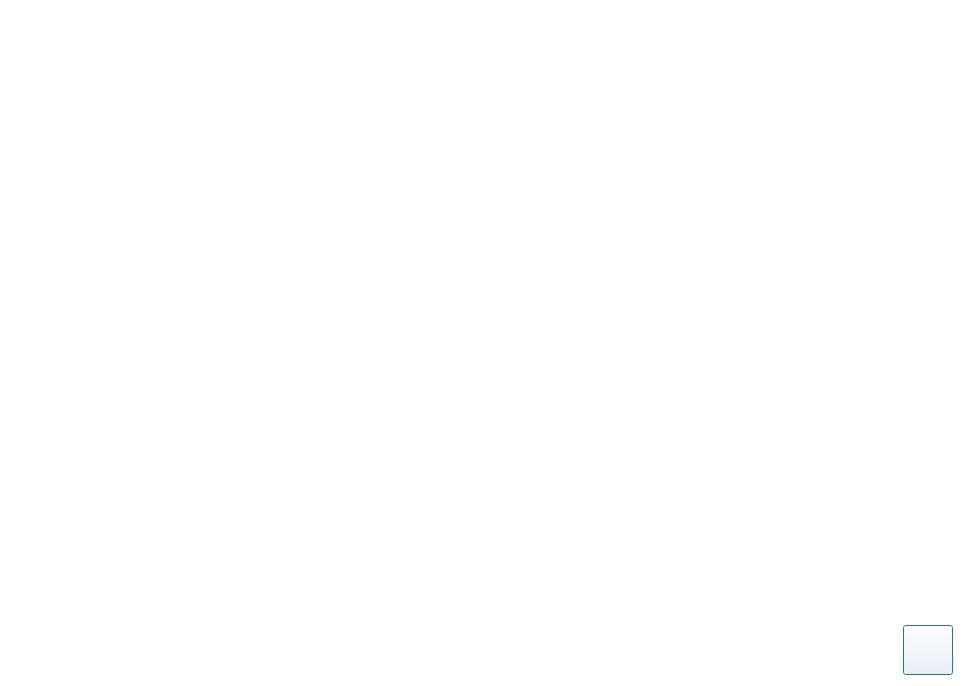
<?xml version="1.0" encoding="UTF-8"?>
<ui version="4.0">
 <class>DlgConfigMobile</class>
 <widget class="QDialog" name="DlgConfigMobile">
  <property name="geometry">
   <rect>
    <x>0</x>
    <y>0</y>
    <width>964</width>
    <height>686</height>
   </rect>
  </property>
  <property name="windowTitle">
   <string>Dialog</string>
  </property>
  <property name="styleSheet">
   <string notr="true">background:white</string>
  </property>
  <layout class="QVBoxLayout" name="verticalLayout">
   <item>
    <spacer name="verticalSpacer">
     <property name="orientation">
      <enum>Qt::Vertical</enum>
     </property>
     <property name="sizeHint" stdset="0">
      <size>
       <width>20</width>
       <height>287</height>
      </size>
     </property>
    </spacer>
   </item>
   <item>
    <widget class="QWidget" name="widget_2" native="true">
     <property name="sizePolicy">
      <sizepolicy hsizetype="Expanding" vsizetype="Expanding">
       <horstretch>0</horstretch>
       <verstretch>0</verstretch>
      </sizepolicy>
     </property>
     <property name="minimumSize">
      <size>
       <width>0</width>
       <height>0</height>
      </size>
     </property>
     <layout class="QHBoxLayout" name="horizontalLayout_3">
      <property name="leftMargin">
       <number>0</number>
      </property>
      <property name="topMargin">
       <number>0</number>
      </property>
      <property name="rightMargin">
       <number>0</number>
      </property>
      <property name="bottomMargin">
       <number>0</number>
      </property>
      <item>
       <layout class="QHBoxLayout" name="hl">
        <property name="spacing">
         <number>40</number>
        </property>
       </layout>
      </item>
     </layout>
    </widget>
   </item>
   <item>
    <spacer name="verticalSpacer_2">
     <property name="orientation">
      <enum>Qt::Vertical</enum>
     </property>
     <property name="sizeHint" stdset="0">
      <size>
       <width>297</width>
       <height>287</height>
      </size>
     </property>
    </spacer>
   </item>
   <item>
    <widget class="QWidget" name="widget" native="true">
     <layout class="QHBoxLayout" name="horizontalLayout">
      <property name="spacing">
       <number>6</number>
      </property>
      <property name="leftMargin">
       <number>0</number>
      </property>
      <property name="topMargin">
       <number>0</number>
      </property>
      <property name="rightMargin">
       <number>0</number>
      </property>
      <property name="bottomMargin">
       <number>0</number>
      </property>
      <item>
       <spacer name="horizontalSpacer_3">
        <property name="orientation">
         <enum>Qt::Horizontal</enum>
        </property>
        <property name="sizeHint" stdset="0">
         <size>
          <width>40</width>
          <height>20</height>
         </size>
        </property>
       </spacer>
      </item>
      <item>
       <widget class="QPushButton" name="btnClose">
        <property name="sizePolicy">
         <sizepolicy hsizetype="Minimum" vsizetype="Minimum">
          <horstretch>0</horstretch>
          <verstretch>0</verstretch>
         </sizepolicy>
        </property>
        <property name="minimumSize">
         <size>
          <width>50</width>
          <height>50</height>
         </size>
        </property>
        <property name="maximumSize">
         <size>
          <width>50</width>
          <height>50</height>
         </size>
        </property>
        <property name="text">
         <string/>
        </property>
        <property name="icon">
         <iconset resource="Res.qrc">
          <normaloff>:/res/exit.png</normaloff>:/res/exit.png</iconset>
        </property>
        <property name="iconSize">
         <size>
          <width>32</width>
          <height>32</height>
         </size>
        </property>
       </widget>
      </item>
     </layout>
    </widget>
   </item>
  </layout>
 </widget>
 <resources>
  <include location="Res.qrc"/>
 </resources>
 <connections/>
</ui>
